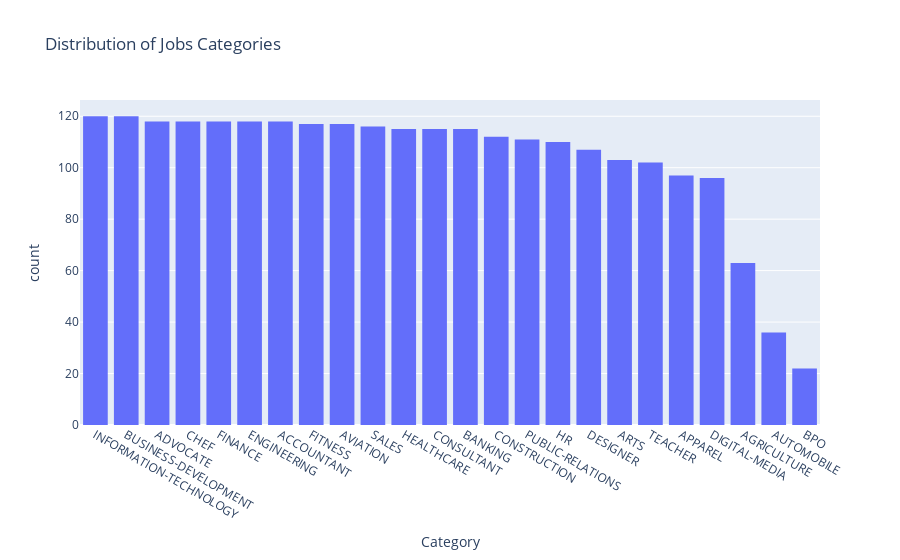

Write notebook code for a chart like this one.
### Code cell
fig = px.histogram(
    df, x="Category", title="Distribution of Jobs Categories"
).update_xaxes(categoryorder="total descending")
fig.show()

### Figure 1 — Plotly figure (JSON) as saved in the notebook; plotly's stock layout.template omitted (floating-point values rounded to 4 significant figures; data arrays with more than 128 entries replaced by an {"elided": "..."} marker saying what was removed)
{"data": [{"alignmentgroup": "True", "bingroup": "x", "hovertemplate": "Category=%{x}<br>count=%{y}<extra></extra>", "legendgroup": "", "marker": {"color": "#636efa", "pattern": {"shape": ""}}, "name": "", "offsetgroup": "", "orientation": "v", "showlegend": false, "type": "histogram", "x": {"elided": "2484 str values"}, "xaxis": "x", "yaxis": "y"}], "layout": {"autosize": true, "barmode": "relative", "legend": {"tracegroupgap": 0}, "title": {"text": "Distribution of Jobs Categories"}, "xaxis": {"anchor": "y", "autorange": true, "categoryorder": "total descending", "domain": [0, 1], "range": [-0.5, 23.5], "title": {"text": "Category"}, "type": "category"}, "yaxis": {"anchor": "x", "autorange": true, "domain": [0, 1], "range": [0, 126.3], "title": {"text": "count"}}}}
